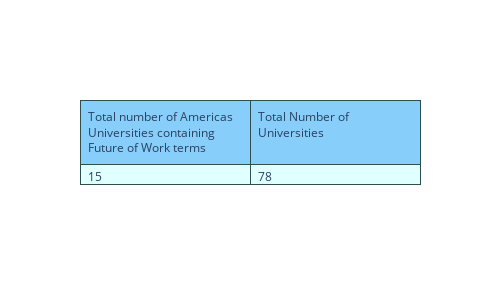
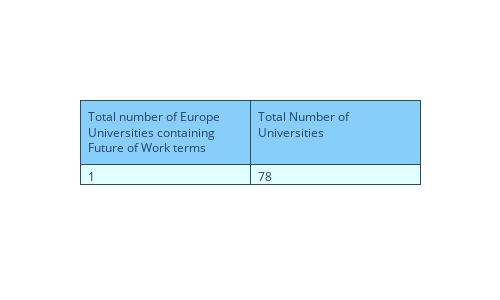
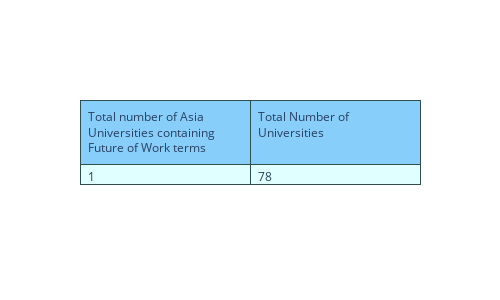
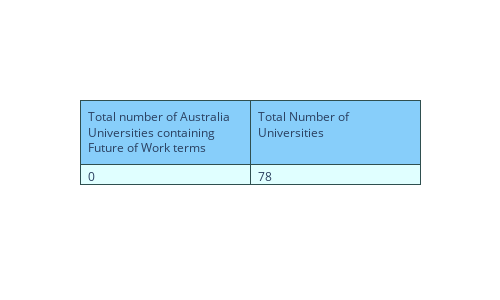

Notebook code for these charts, in order:
### Code cell
z=0
for i, j in newdict.items():
  fig = go.Figure(data=[go.Table(
      header=dict(values=['Total number of '+country[z]+' Universities containing Future of Work terms', 'Total Number of Universities'],
                  line_color='darkslategray',
                  fill_color='lightskyblue',
                  align='left'),
      cells=dict(values=[countrycount[z],
      len(finaldf['University Name'].value_counts())],
                line_color='darkslategray',
                fill_color='lightcyan',
                align='left'))
  ])

  fig.update_layout(width=500, height=300)
  fig.show()
  plt.pie([j, 1-j], labels=[ 'Future of Work Present', 'Future of Work Not Present'], autopct='%1.2f%%')
# plt.label('Elective Courses')
  plt.title(i)
  plt.show()
  z=z+1

### Figure 1 — Plotly figure (JSON) as saved in the notebook; plotly's stock layout.template omitted (floating-point values rounded to 4 significant figures)
{"data": [{"cells": {"align": "left", "fill": {"color": "lightcyan"}, "line": {"color": "darkslategray"}, "values": [15, 78]}, "header": {"align": "left", "fill": {"color": "lightskyblue"}, "line": {"color": "darkslategray"}, "values": ["Total number of Americas Universities containing Future of Work terms", "Total Number of Universities"]}, "type": "table"}], "layout": {"height": 300, "width": 500}}

### Figure 2 — Plotly figure (JSON) as saved in the notebook; plotly's stock layout.template omitted (floating-point values rounded to 4 significant figures)
{"data": [{"cells": {"align": "left", "fill": {"color": "lightcyan"}, "line": {"color": "darkslategray"}, "values": [1, 78]}, "header": {"align": "left", "fill": {"color": "lightskyblue"}, "line": {"color": "darkslategray"}, "values": ["Total number of Europe Universities containing Future of Work terms", "Total Number of Universities"]}, "type": "table"}], "layout": {"height": 300, "width": 500}}

### Figure 3 — Plotly figure (JSON) as saved in the notebook; plotly's stock layout.template omitted (floating-point values rounded to 4 significant figures)
{"data": [{"cells": {"align": "left", "fill": {"color": "lightcyan"}, "line": {"color": "darkslategray"}, "values": [1, 78]}, "header": {"align": "left", "fill": {"color": "lightskyblue"}, "line": {"color": "darkslategray"}, "values": ["Total number of Asia Universities containing Future of Work terms", "Total Number of Universities"]}, "type": "table"}], "layout": {"height": 300, "width": 500}}

### Figure 4 — Plotly figure (JSON) as saved in the notebook; plotly's stock layout.template omitted (floating-point values rounded to 4 significant figures)
{"data": [{"cells": {"align": "left", "fill": {"color": "lightcyan"}, "line": {"color": "darkslategray"}, "values": [0, 78]}, "header": {"align": "left", "fill": {"color": "lightskyblue"}, "line": {"color": "darkslategray"}, "values": ["Total number of Australia Universities containing Future of Work terms", "Total Number of Universities"]}, "type": "table"}], "layout": {"height": 300, "width": 500}}
